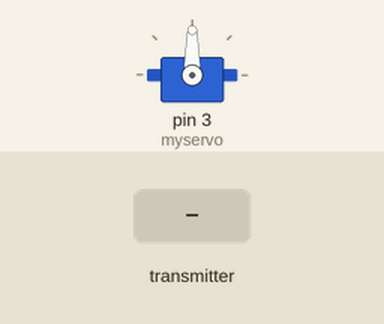
This sketch was run on a simulated Arduino Uno, built with avr-gcc and run on an emulated ATmega328P. Shown: servo. Inputs (shaded band) come from the test bench. No radio packets arrive unless stated.

Above: at 1.2 s.
1.3 s: the transmitter starts sending pos = 0
At 1.8 s:
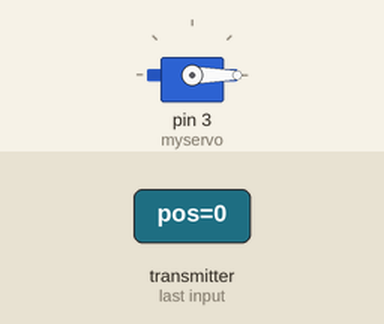
2.8 s: the transmitter starts sending pos = 256
At 4.0 s:
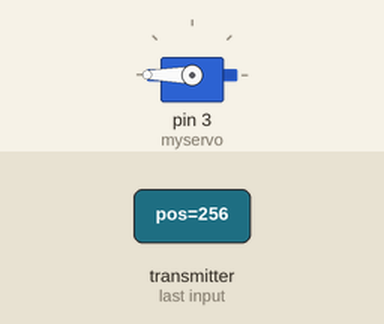
4.3 s: the transmitter starts sending pos = 1023
At 5.3 s:
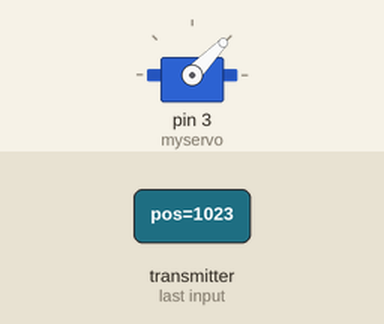
5.8 s: the transmitter starts sending pos = 512
At 6.4 s:
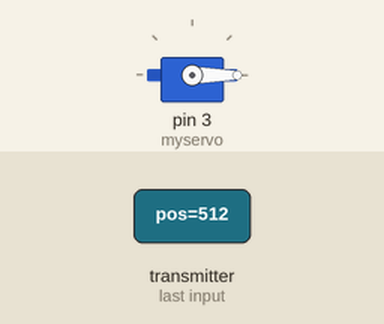
Timing chart, 0 to 8.3 s (numbered marks = the images above; inputs shaded):
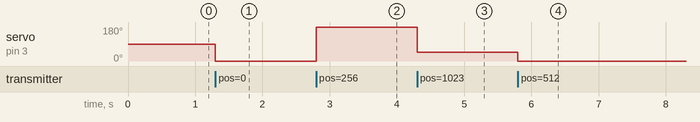

The sketch:

RF24Receive_Servo.ino
```cpp
#include <Servo.h>
#include <SPI.h>
#include "RF24.h"

Servo myservo;   // Servo-Objekt für den Servomotor
int pos = 0;    // Aktuelle Servo-Position

RF24 radio(8,7); // Radio-Objekt für das nRF24 Funkmodul
const byte address[6] = "00001";

void setup() {
  Serial.begin(9600);
  myservo.attach(3);  // attaches the servo on pin 3 to the servo object

  radio.begin();
  radio.openReadingPipe(0, address);
  radio.setPALevel(RF24_PA_MIN);
  radio.startListening();
}

void loop() {
  if(radio.available()) {
    radio.read(&pos, sizeof(pos));

    //Serial.print(pos);
    //Serial.print("\n");
    myservo.write(pos);
  }
}
```

Measured:
- after the input at 1.3 s, servo on pin 3 (myservo): 90° → 0° at once
- after the input at 2.8 s, servo on pin 3 (myservo): 0° → 180° at once
- after the input at 4.3 s, servo on pin 3 (myservo): 180° → 46° at once
- after the input at 5.8 s, servo on pin 3 (myservo): 46° → 0° at once
